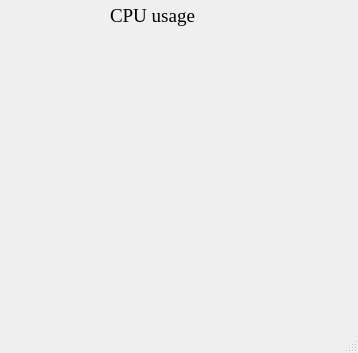
<?xml version="1.0" encoding="UTF-8"?>
<ui version="4.0">
 <class>MainWindow</class>
 <widget class="QMainWindow" name="MainWindow">
  <property name="geometry">
   <rect>
    <x>0</x>
    <y>0</y>
    <width>358</width>
    <height>353</height>
   </rect>
  </property>
  <property name="windowTitle">
   <string>MainWindow</string>
  </property>
  <widget class="QWidget" name="centralwidget">
   <widget class="QLabel" name="label">
    <property name="geometry">
     <rect>
      <x>110</x>
      <y>0</y>
      <width>101</width>
      <height>31</height>
     </rect>
    </property>
    <property name="font">
     <font>
      <family>Times New Roman</family>
      <pointsize>14</pointsize>
     </font>
    </property>
    <property name="text">
     <string>CPU usage</string>
    </property>
    <property name="textFormat">
     <enum>Qt::AutoText</enum>
    </property>
   </widget>
   <widget class="QWidget" name="verticalLayoutWidget">
    <property name="geometry">
     <rect>
      <x>10</x>
      <y>30</y>
      <width>331</width>
      <height>281</height>
     </rect>
    </property>
    <layout class="QVBoxLayout" name="verticalLayout"/>
   </widget>
  </widget>
  <widget class="QMenuBar" name="menubar">
   <property name="geometry">
    <rect>
     <x>0</x>
     <y>0</y>
     <width>358</width>
     <height>21</height>
    </rect>
   </property>
  </widget>
  <widget class="QStatusBar" name="statusbar"/>
 </widget>
 <resources/>
 <connections/>
</ui>
